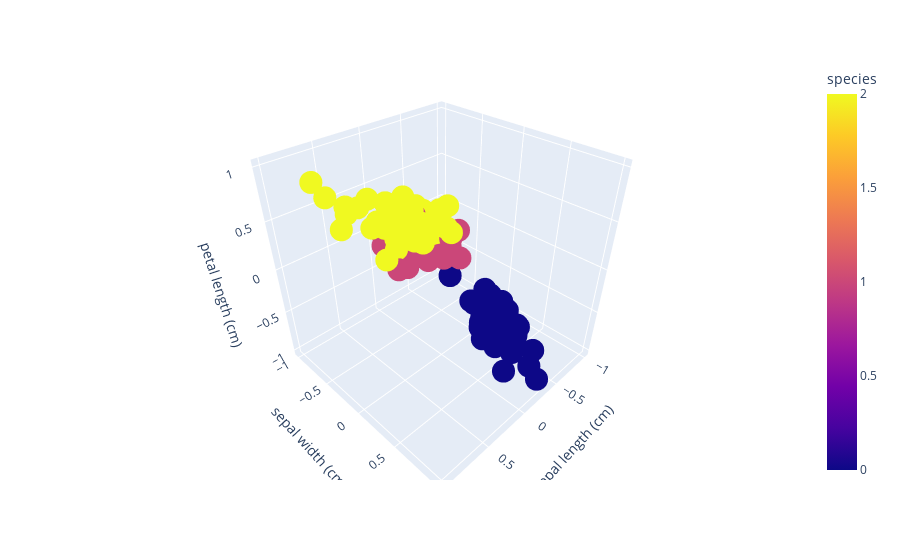

Here is the notebook cell this chart was saved with:
### Markdown cell above
# 3D

### Code cell
# Importing necessary libraries
from sklearn.datasets import load_iris
from sklearn.preprocessing import MinMaxScaler
import matplotlib.pyplot as plt
from mpl_toolkits.mplot3d import Axes3D
import plotly.express as px
import pandas as pd

# Loading the Iris dataset
iris = load_iris()
X = iris.data
Y = iris.target

# Normalizing the data
scaler = MinMaxScaler(feature_range=(-1, 1))
X_scaled = scaler.fit_transform(X)

# Creating a DataFrame
df = pd.DataFrame(X_scaled, columns=iris.feature_names)
df['species'] = Y

# Creating an interactive version of the plot using Plotly
fig = px.scatter_3d(df, x='sepal length (cm)', y='sepal width (cm)', z='petal length (cm)', color='species')
fig.show()

### Figure 1 — Plotly figure (JSON) as saved in the notebook; plotly's stock layout.template omitted (floating-point values rounded to 4 significant figures; data arrays with more than 128 entries replaced by an {"elided": "..."} marker saying what was removed)
{"data": [{"hovertemplate": "sepal length (cm)=%{x}<br>sepal width (cm)=%{y}<br>petal length (cm)=%{z}<br>species=%{marker.color}<extra></extra>", "legendgroup": "", "marker": {"color": {"elided": "150 int values"}, "coloraxis": "coloraxis", "symbol": "circle"}, "mode": "markers", "name": "", "scene": "scene", "showlegend": false, "type": "scatter3d", "x": {"elided": "150 float values"}, "y": {"elided": "150 float values"}, "z": {"elided": "150 float values"}}], "layout": {"coloraxis": {"colorbar": {"title": {"text": "species"}}, "colorscale": [[0, "#0d0887"], [0.1111, "#46039f"], [0.2222, "#7201a8"], [0.3333, "#9c179e"], [0.4444, "#bd3786"], [0.5556, "#d8576b"], [0.6667, "#ed7953"], [0.7778, "#fb9f3a"], [0.8889, "#fdca26"], [1, "#f0f921"]]}, "legend": {"tracegroupgap": 0}, "margin": {"t": 60}, "scene": {"domain": {"x": [0, 1], "y": [0, 1]}, "xaxis": {"title": {"text": "sepal length (cm)"}}, "yaxis": {"title": {"text": "sepal width (cm)"}}, "zaxis": {"title": {"text": "petal length (cm)"}}}}}
